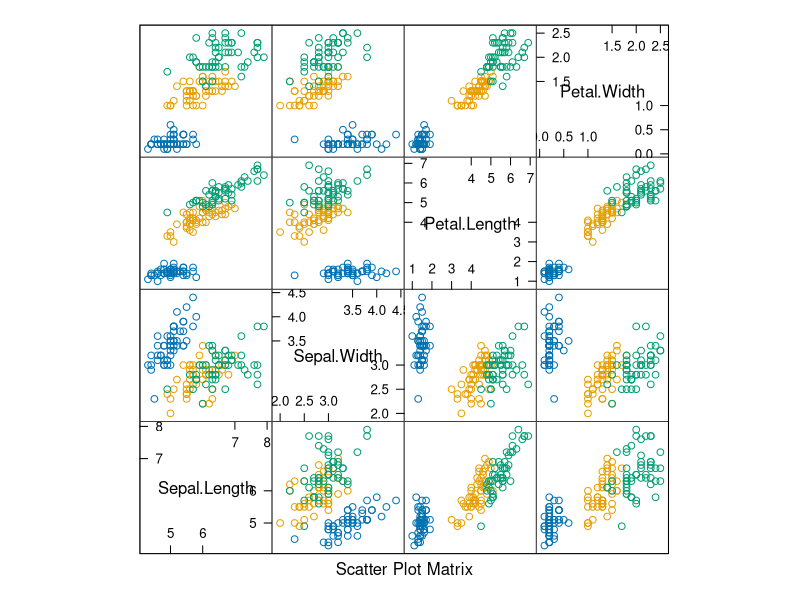
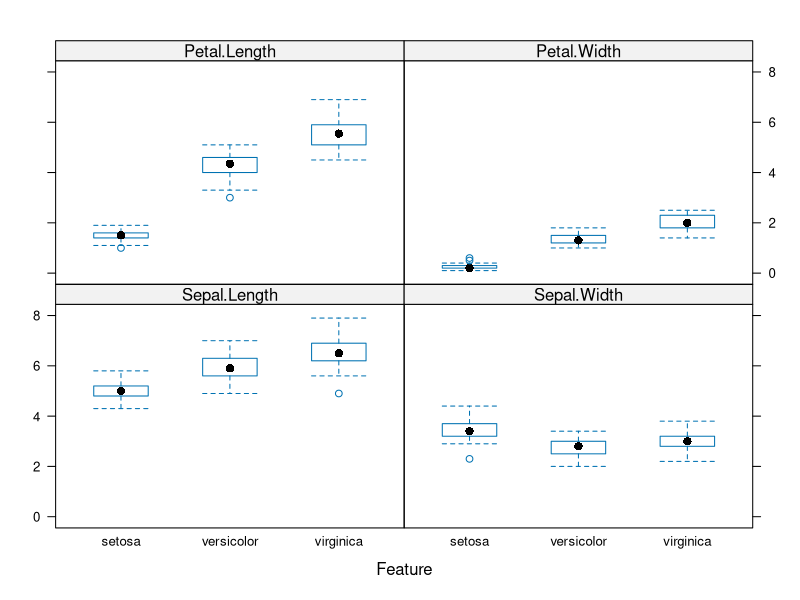
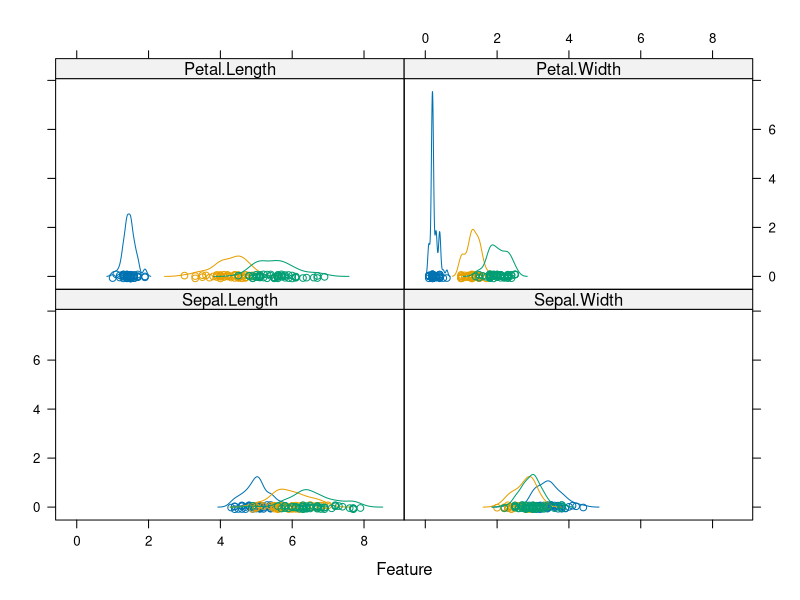

Write the R code that produced these figures, in order. (Note: this script raises an error after producing the figures.)
## ---- chunk 1
library(data.table)
library(caret)
## ---- chunk 2
#iris is already loaded
data(iris)
## ---- chunk 3
summary(iris)
## ---- chunk 4
featurePlot(iris[,1:4],iris[,5],"pairs")

featurePlot(iris[,1:4],iris[,5],"box")

# featurePlot(iris[,1:4],iris[,5],"ellipse")

featurePlot(iris[,1:4],iris[,5],"density")
## ---- chunk 5

#split data into test train 
trainingIndex <- createDataPartition(iris[,5],p = 0.8,list = FALSE)

dtTrain <- iris[trainingIndex,]
dtTest <- iris[-trainingIndex,]

## ---- chunk 6
control <- trainControl(method = "cv",number = 10)
metric <- "accuracy"
## ---- chunk 7
#1. Linear Model
set.seed(3)
fit.linClassifier <- train(dtTrain[,1:4],
                           dtTrain[,5],
                           method = "vglmAdjCat",
                           metric = metric,
                           trControl = control)

set.seed(3)
fit.lda <- train(dtTrain[,1:4],
                 dtTrain[,5],
                 method = "lda",
                 metric = metric,
                 trControl = control)

set.seed(3)
fit.cart <- train(dtTrain[,1:4],
                 dtTrain[,5],
                 method = "rpart",
                 metric = metric,
                 trControl = control)

set.seed(3)
fit.knn <- train(dtTrain[,1:4],
                 dtTrain[,5],
                 method = "knn",
                 metric = metric,
                 trControl = control)

set.seed(3)
fit.svm <- train(dtTrain[,1:4],
                 dtTrain[,5],
                 method = "svmRadial",
                 metric = metric,
                 trControl = control)

set.seed(3)
fit.rf <- train(dtTrain[,1:4],
                 dtTrain[,5],
                 method = "rf",
                 metric = metric,
                 trControl = control)
## ---- chunk 8
ClassificationResults <- resamples(list(LinClassifier = fit.linClassifier,
                                        LDA = fit.lda,
                                        CART = fit.cart,
                                        knn = fit.knn,
                                        SVM = fit.svm,
                                        RF = fit.rf))

summary(ClassificationResults)
dotplot(ClassificationResults)
## ---- chunk 9
print(fit.lda)

## ---- chunk 10
dtTest <- data.table(dtTest)
dtTest[,predictedClass := predict(fit.lda,newdata =  dtTest)]

confusionMatrix(dtTest[,predictedClass],dtTest[,Species])
